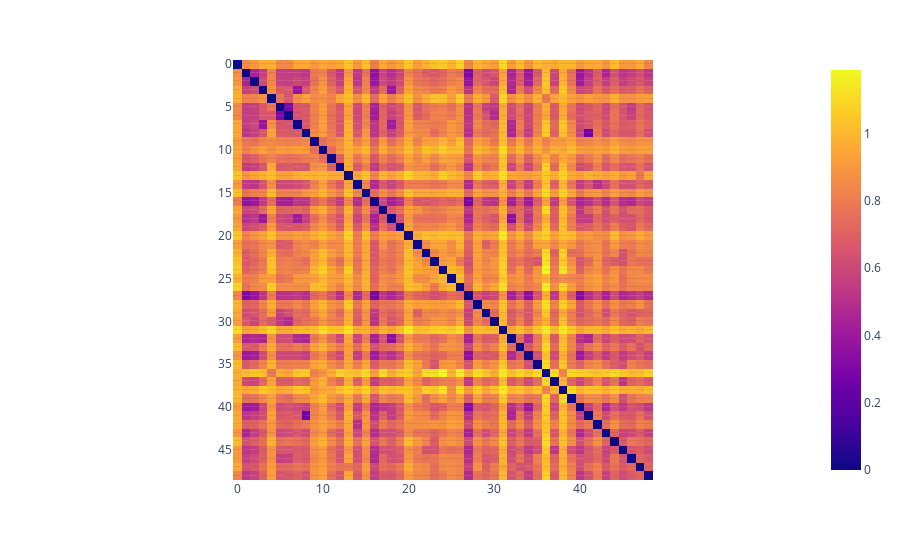

This figure's notebook cell:
### Code cell
fig = px.imshow(bert_distances, text_auto=True)
fig.show()

### Figure 1 — Plotly figure (JSON) as saved in the notebook; plotly's stock layout.template omitted (floating-point values rounded to 4 significant figures; data arrays with more than 128 entries replaced by an {"elided": "..."} marker saying what was removed)
{"data": [{"coloraxis": "coloraxis", "hovertemplate": "x: %{x}<br>y: %{y}<br>color: %{z}<extra></extra>", "name": "0", "texttemplate": "%{z}", "type": "heatmap", "xaxis": "x", "yaxis": "y", "z": {"elided": "49x49 float values"}}], "layout": {"coloraxis": {"colorscale": [[0, "#0d0887"], [0.1111, "#46039f"], [0.2222, "#7201a8"], [0.3333, "#9c179e"], [0.4444, "#bd3786"], [0.5556, "#d8576b"], [0.6667, "#ed7953"], [0.7778, "#fb9f3a"], [0.8889, "#fdca26"], [1, "#f0f921"]]}, "margin": {"t": 60}, "xaxis": {"anchor": "y", "constrain": "domain", "domain": [0, 1], "scaleanchor": "y"}, "yaxis": {"anchor": "x", "autorange": "reversed", "constrain": "domain", "domain": [0, 1]}}}
